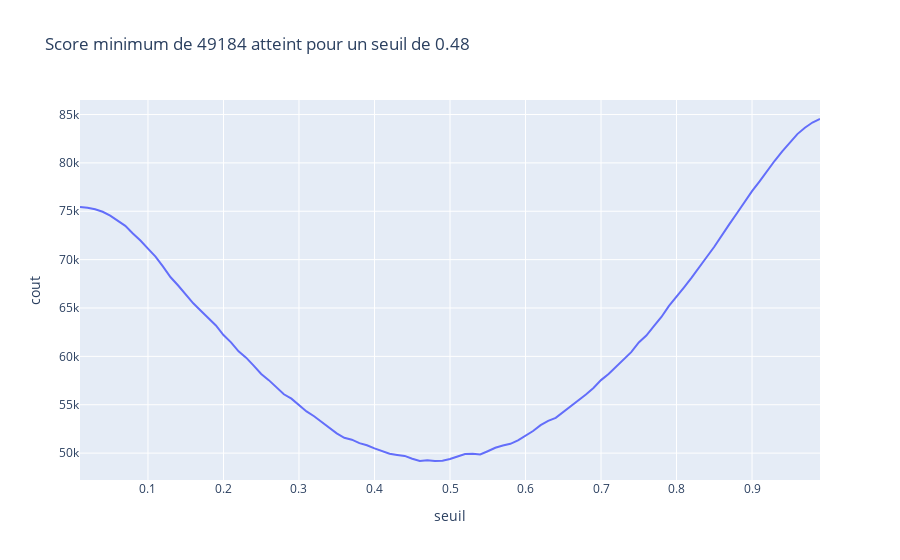

Notebook cell for this chart:
### Code cell
import plotly.express as px
min_score = min(cout)
best_seuil = seuil[cout.index(min_score)]
px.line(pd.DataFrame({"seuil" : seuil, "cout": cout}), x="seuil", y="cout", title=f"Score minimum de {min_score} atteint pour un seuil de {np.round(best_seuil,3)}")

### Figure 1 — Plotly figure (JSON) as saved in the notebook; plotly's stock layout.template omitted (floating-point values rounded to 4 significant figures)
{"data": [{"hovertemplate": "seuil=%{x}<br>cout=%{y}<extra></extra>", "legendgroup": "", "line": {"color": "#636efa", "dash": "solid"}, "marker": {"symbol": "circle"}, "mode": "lines", "name": "", "orientation": "v", "showlegend": false, "type": "scatter", "x": [0.01, 0.02, 0.03, 0.04, 0.05, 0.06, 0.07, 0.08, 0.09, 0.1, 0.11, 0.12, 0.13, 0.14, 0.15, 0.16, 0.17, 0.18, 0.19, 0.2, 0.21, 0.22, 0.23, 0.24, 0.25, 0.26, 0.27, 0.28, 0.29, 0.3, 0.31, 0.32, 0.33, 0.34, 0.35, 0.36, 0.37, 0.38, 0.39, 0.4, 0.41, 0.42, 0.43, 0.44, 0.45, 0.46, 0.47, 0.48, 0.49, 0.5, 0.51, 0.52, 0.53, 0.54, 0.55, 0.56, 0.57, 0.58, 0.59, 0.6, 0.61, 0.62, 0.63, 0.64, 0.65, 0.66, 0.67, 0.68, 0.69, 0.7, 0.71, 0.72, 0.73, 0.74, 0.75, 0.76, 0.77, 0.78, 0.79, 0.8, 0.81, 0.82, 0.83, 0.84, 0.85, 0.86, 0.87, 0.88, 0.89, 0.9, 0.91, 0.92, 0.93, 0.94, 0.95, 0.96, 0.97, 0.98, 0.99], "xaxis": "x", "y": [75432, 75364, 75198, 74945, 74550, 74031, 73489, 72710, 71981, 71134, 70315, 69278, 68179, 67323, 66398, 65486, 64723, 63963, 63195, 62204, 61445, 60521, 59865, 59049, 58177, 57544, 56780, 56083, 55631, 54980, 54305, 53807, 53233, 52592, 52037, 51579, 51385, 51029, 50816, 50490, 50176, 49932, 49815, 49709, 49418, 49192, 49254, 49184, 49220, 49383, 49653, 49910, 49943, 49853, 50195, 50554, 50792, 50958, 51325, 51829, 52284, 52888, 53335, 53642, 54250, 54764, 55392, 56066, 56738, 57546, 58185, 58911, 59732, 60440, 61441, 62148, 63114, 64075, 65210, 66126, 67141, 68141, 69145, 70271, 71333, 72565, 73675, 74795, 75961, 77076, 78083, 79167, 80221, 81185, 82140, 82976, 83639, 84172, 84537], "yaxis": "y"}], "layout": {"autosize": true, "legend": {"tracegroupgap": 0}, "title": {"text": "Score minimum de 49184 atteint pour un seuil de 0.48"}, "xaxis": {"anchor": "y", "autorange": true, "domain": [0, 1], "range": [0.01, 0.99], "title": {"text": "seuil"}, "type": "linear"}, "yaxis": {"anchor": "x", "autorange": true, "domain": [0, 1], "range": [47220.0, 86500.0], "title": {"text": "cout"}, "type": "linear"}}}
